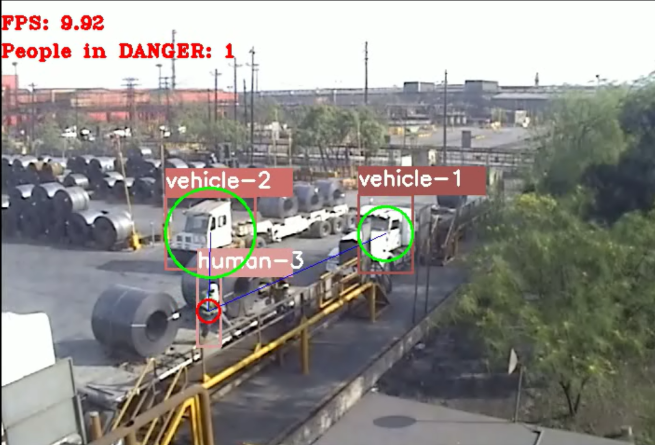
#> input picture images/example.PNG, 655 x 445 px
$ python detect_and_remove_duplicates.py --dataset images
#> lines starting #> are read from the running program, lines starting #| are printed output that depends on the picture
# import the necessary packages
from imutils import paths
import numpy as np
import argparse
import cv2
import os

def dhash(image, hashSize=8):
	# convert the image to grayscale and resize the grayscale image,
	# adding a single column (width) so we can compute the horizontal
	# gradient
	gray = cv2.cvtColor(image, cv2.COLOR_BGR2GRAY)
	resized = cv2.resize(gray, (hashSize + 1, hashSize))
	# compute the (relative) horizontal gradient between adjacent
	# column pixels
	diff = resized[:, 1:] > resized[:, :-1]
	# convert the difference image to a hash and return it
	return sum([2 ** i for (i, v) in enumerate(diff.flatten()) if v])

    # construct the argument parser and parse the arguments
ap = argparse.ArgumentParser()
ap.add_argument("-d", "--dataset", required=True,
	help="path to input dataset")
ap.add_argument("-r", "--remove", type=int, default=-1,
	help="whether or not duplicates should be removed (i.e., dry run)")
args = vars(ap.parse_args())

# grab the paths to all images in our input dataset directory and
# then initialize our hashes dictionary
print("[INFO] computing image hashes...")
imagePaths = list(paths.list_images(args["dataset"]))
hashes = {}
# loop over our image paths
for imagePath in imagePaths:
	# load the input image and compute the hash
	delete = False

	# try to load the image
	try:
		image = cv2.imread(imagePath)
#> image is the input picture: shape (445, 655, 3); mean B, G, R 137.3, 141.4, 144.3

		# if the image is `None` then we could not properly load it
		# from disk, so delete it
		if image is None:
			delete = True

	# if OpenCV cannot load the image then the image is likely
	# corrupt so we should delete it
	except:
		print("Except")
		delete = True

	# check to see if the image should be deleted
	if delete:
		print("[INFO] deleting {}".format(imagePath))
		os.remove(imagePath)
	else:
		h = dhash(image)
#> in dhash, `gray = cv2.cvtColor(image, cv2.COLOR_BGR2GRAY)`:
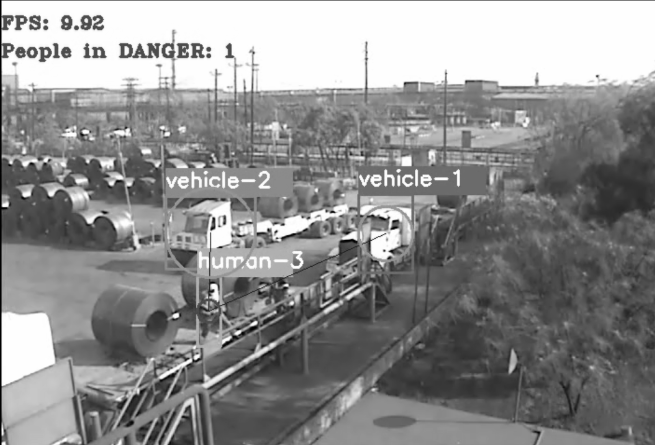
#> gray: shape (445, 655); min 0, max 255, mean 141.9
#> h = 12423942925886442753
		# grab all image paths with that hash, add the current image
		# path to it, and store the list back in the hashes dictionary
		p = hashes.get(h, [])
#> p = []
		p.append(imagePath)
		hashes[h] = p

    # loop over the image hashes
for (h, hashedPaths) in hashes.items():
	# check to see if there is more than one image with the same hash
	if len(hashedPaths) > 1:
		# check to see if this is a dry run
		if args["remove"] <= 0:
			# initialize a montage to store all images with the same
			# hash
			montage = None
			# loop over all image paths with the same hash
			for p in hashedPaths:
				# load the input image and resize it to a fixed width
				# and heightG
				image = cv2.imread(p)
				image = cv2.resize(image, (150, 150))
				# if our montage is None, initialize it
				if montage is None:
					montage = image
				# otherwise, horizontally stack the images
				else:
					montage = np.hstack([montage, image])
			# show the montage for the hash
			print("[INFO] hash: {}".format(h))
			cv2.imshow("Montage", montage)
			cv2.waitKey(0)

# otherwise, we'll be removing the duplicate images
		else:
			# loop over all image paths with the same hash *except*
			# for the first image in the list (since we want to keep
			# one, and only one, of the duplicate images)
			for p in hashedPaths[1:]:
				os.remove(p)
